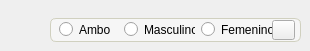
          <widget class="QWidget" name="tab_6">
           <attribute name="title">
            <string>Sexo</string>
           </attribute>
           <widget class="QFrame" name="frame_32">
            <property name="geometry">
             <rect>
              <x>50</x>
              <y>18</y>
              <width>251</width>
              <height>24</height>
             </rect>
            </property>
            <property name="styleSheet">
             <string notr="true">QFrame{
	padding: 5px;
	border: 1px solid rgb(208, 208, 191);
	border-radius: 6px;
	background-color: rgb(246, 246, 246);
}</string>
            </property>
            <property name="frameShape">
             <enum>QFrame::StyledPanel</enum>
            </property>
            <property name="frameShadow">
             <enum>QFrame::Raised</enum>
            </property>
            <widget class="QPushButton" name="pushButton_6">
             <property name="geometry">
              <rect>
               <x>222</x>
               <y>2</y>
               <width>23</width>
               <height>20</height>
              </rect>
             </property>
             <property name="text">
              <string/>
             </property>
             <property name="icon">
              <iconset resource="resources.qrc">
               <normaloff>:/bandeja_de_casos/assets/bandeja_de_casos/Browse12.png</normaloff>:/bandeja_de_casos/assets/bandeja_de_casos/Browse12.png</iconset>
             </property>
             <property name="iconSize">
              <size>
               <width>23</width>
               <height>22</height>
              </size>
             </property>
            </widget>
            <widget class="QRadioButton" name="radioButton_10">
             <property name="geometry">
              <rect>
               <x>9</x>
               <y>3</y>
               <width>51</width>
               <height>17</height>
              </rect>
             </property>
             <property name="text">
              <string>Ambos</string>
             </property>
            </widget>
            <widget class="QRadioButton" name="radioButton_11">
             <property name="geometry">
              <rect>
               <x>74</x>
               <y>3</y>
               <width>71</width>
               <height>17</height>
              </rect>
             </property>
             <property name="text">
              <string>Masculino</string>
             </property>
            </widget>
            <widget class="QRadioButton" name="radioButton_12">
             <property name="geometry">
              <rect>
               <x>151</x>
               <y>3</y>
               <width>71</width>
               <height>17</height>
              </rect>
             </property>
             <property name="text">
              <string>Femenino</string>
             </property>
            </widget>
           </widget>
          </widget>
